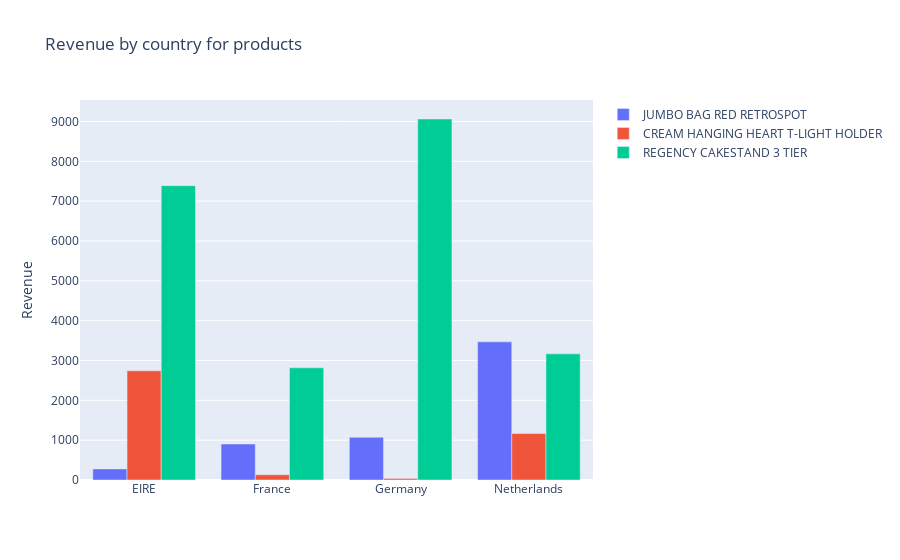

The code cell stored with this chart in its notebook:
### Code cell
import plotly.graph_objects as go

data2 = data[(data['Country'].isin(country_list))&(data['Description'].isin(product_list))].filter(items=['Revenue','Country','Description']).groupby(['Country','Description']).sum().reset_index()
data2.head()
fig = go.Figure(
    data = [
        go.Bar(
            name=product,
            x=data2[data2['Description']==product]["Country"],
            y=data2[data2['Description']==product]["Revenue"],
        ) for product in product_list],
    layout=go.Layout(
        title="Revenue by country for products",
        yaxis_title="Revenue"
    )
)
fig.show()

### Figure 1 — Plotly figure (JSON) as saved in the notebook; plotly's stock layout.template omitted (floating-point values rounded to 4 significant figures)
{"data": [{"name": "JUMBO BAG RED RETROSPOT", "type": "bar", "x": ["EIRE", "France", "Germany", "Netherlands"], "y": [278.7, 903.4, 1073.0, 3468]}, {"name": "CREAM HANGING HEART T-LIGHT HOLDER", "type": "bar", "x": ["EIRE", "France", "Germany", "Netherlands"], "y": [2741.0, 131.8, 35.4, 1167]}, {"name": "REGENCY CAKESTAND 3 TIER", "type": "bar", "x": ["EIRE", "France", "Germany", "Netherlands"], "y": [7389.0, 2817.0, 9062.0, 3166.0]}], "layout": {"title": {"text": "Revenue by country for products"}, "yaxis": {"title": {"text": "Revenue"}}}}
